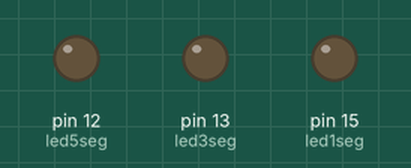
This sketch was run on a simulated Arduino Uno, built with avr-gcc and run on an emulated ATmega328P. Shown: output pins drawn as LEDs (lit = HIGH).

Above: at 0.5 s.
At 1.5 s:
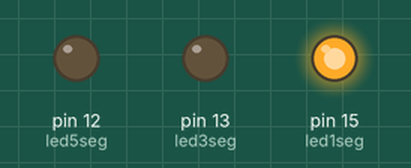
At 4.5 s:
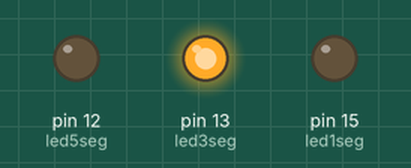
At 5.5 s:
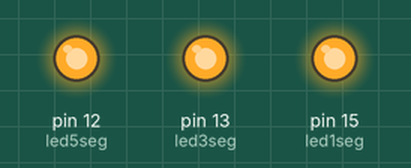
At 8.5 s:
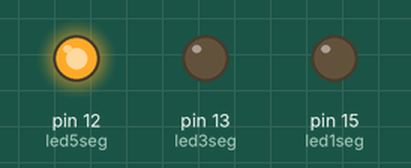
At 11.5 s:
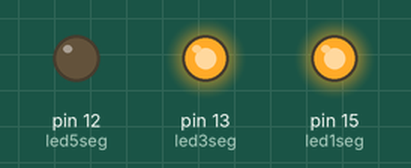
Timing chart, 0 to 13.0 s (numbered marks = the images above):
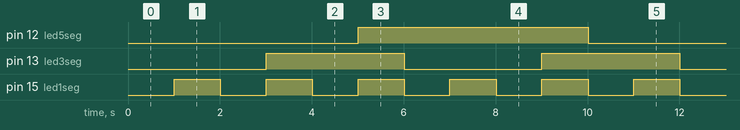

Measured:
- by itself, pin 12 (led5seg): alternates HIGH for 5.0 s and LOW for 5.0 s
- by itself, pin 13 (led3seg): alternates HIGH for 3.0 s and LOW for 3.0 s
- by itself, pin 15 (led1seg): alternates HIGH for 1.0 s and LOW for 1.0 s

The sketch:

secuencia-3leds-nobloqueante.ino
```cpp
#define led5seg 12
#define led3seg 13
#define led1seg 15

long timeNow, timeLast;
int segundos = 0;
bool ledStatus[3] = {false, false, false};

bool toggleLed(byte,bool);

void setup() {
  pinMode(led5seg,OUTPUT);
  pinMode(led3seg,OUTPUT);
  pinMode(led1seg,OUTPUT);
  digitalWrite(led5seg,LOW);
  digitalWrite(led3seg, LOW);
  digitalWrite(led1seg,LOW);
  timeLast = millis();
}

void loop() {
  timeNow = millis();
  if(timeNow - timeLast > 1000){
    segundos++;
    if(segundos%5==0){
      ledStatus[0] = toggleLed(led5seg,ledStatus[0]);
    }
    if(segundos%3==0){
      ledStatus[1] = toggleLed(led3seg,ledStatus[1]);
    }
    ledStatus[2] = toggleLed(led1seg,ledStatus[2]);
    timeLast = millis();
  }
}

bool toggleLed(byte pinLed, bool estado){
  digitalWrite(pinLed,!estado);
  return(!estado);
}
```
